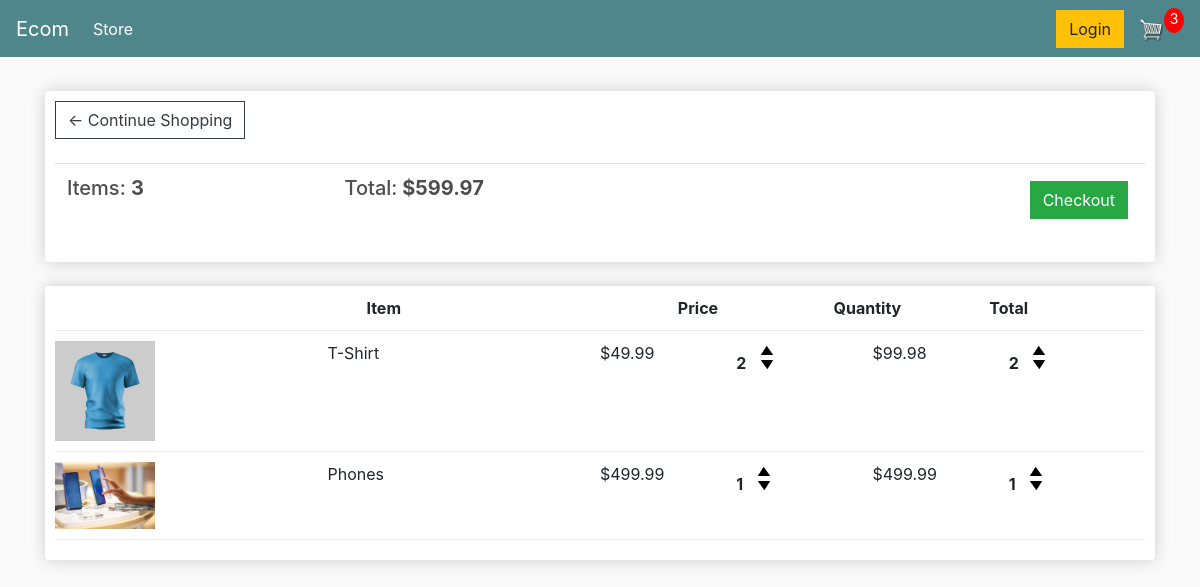
The page /cart/ (signed in) on the database as committed earlier.
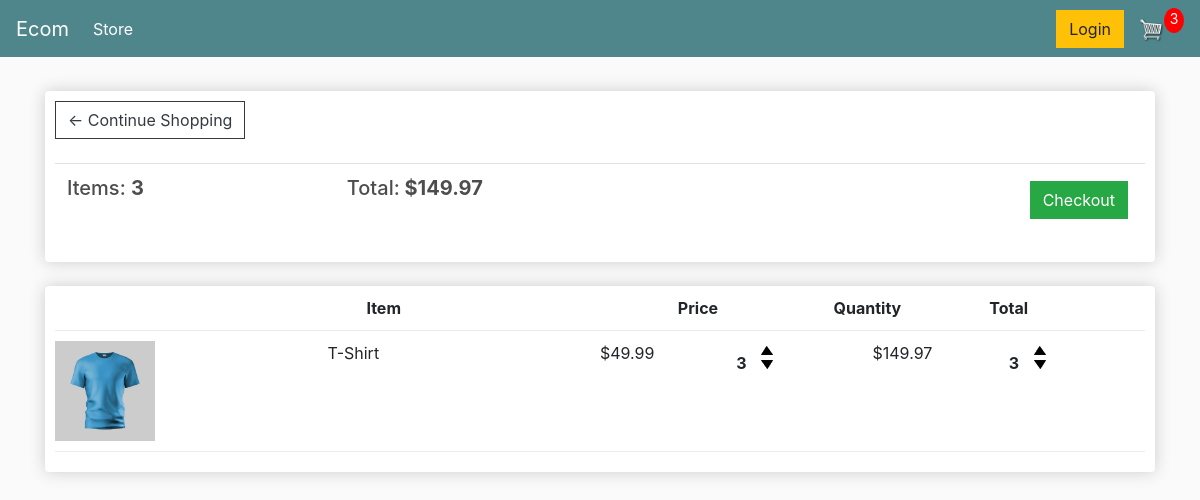
The same page on the database as committed later.
### store/models.py (models this page shows, shortened)
class Order(models.Model):
	customer = models.ForeignKey(Customer, on_delete=models.SET_NULL, null=True, blank=True)
	date_ordered = models.DateTimeField(auto_now_add=True)
	complete = models.BooleanField(default=False)
	transaction_id = models.CharField(max_length=100, null=True)
	@property
	def get_cart_total(self):
		orderitems = self.orderitem_set.all()
		total = sum([item.get_total for item in orderitems])
		return total
	@property
	def get_cart_items(self):
		orderitems = self.orderitem_set.all()
		total = sum([item.quantity for item in orderitems])
		return total

class OrderItem(models.Model):
	product = models.ForeignKey(Product, on_delete=models.SET_NULL, null=True)
	order = models.ForeignKey(Order, on_delete=models.SET_NULL, null=True)
	quantity = models.IntegerField(default=0, null=True, blank=True)
	date_added = models.DateTimeField(auto_now_add=True)
	@property
	def get_total(self):
		total = self.product.price * self.quantity
		return total

class Product(models.Model):
	name = models.CharField(max_length=200)
	price = models.FloatField()
	digital = models.BooleanField(default=False,null=True, blank=True)
	image = models.ImageField(null=True, blank=True)
	@property
	def imageURL(self):
		try:
			url = self.image.url
		except:
			url = ''
		return url

### store/views.py (the view)
# urls.py: path('cart/', views.cart, name="cart"),
def cart(request):
	data = cartData(request)
	cartItems = data['cartItems']
	order = data['order']
	items = data['items']
	context = {'items': items, 'order': order, 'cartItems': cartItems}
	return render(request, 'store/cart.html', context)

### store/utils.py (called while the page is built)
def cartData(request):
	if request.user.is_authenticated:
		customer = request.user.customer
		order, created = Order.objects.get_or_create(customer=customer, complete=False)
		items = order.orderitem_set.all()
		cartItems = order.get_cart_items
	else:
		cookieData = cookieCart(request)
		cartItems = cookieData['cartItems']
		order = cookieData['order']
		items = cookieData['items']
	return {'cartItems':cartItems ,'order':order, 'items':items}

### store/templates/store/cart.html
{% extends 'store/main.html' %}
{% load static %}
{% block content %}
	<div class="row">
		<div class="col-lg-12">
			<div class="box-element">
				<a  class="btn btn-outline-dark" href="{% url 'store' %}">&#x2190; Continue Shopping</a>
				<br>
				<br>
				<table class="table">
					<tr>
						<th><h5>Items: <strong>{{order.get_cart_items}}</strong></h5></th>
						<th><h5>Total:<strong> ${{order.get_cart_total|floatformat:2}}</strong></h5></th>
						<th>
							<a  style="float:right; margin:5px;" class="btn btn-success" href="{% url 'checkout' %}">Checkout</a>
						</th>
					</tr>
				</table>
			</div>
			<br>
			<div class="box-element">
				<div class="cart-row">
					<div style="flex:2"></div>
					<div style="flex:2"><strong>Item</strong></div>
					<div style="flex:1"><strong>Price</strong></div>
					<div style="flex:1"><strong>Quantity</strong></div>
					<div style="flex:1"><strong>Total</strong></div>
				</div>
				{% for item in items %}
				<div class="cart-row">
					<div style="flex:2"><img class="row-image" src="{{item.product.imageURL}}"></div>
					<div style="flex:2"><p>{{item.product.name}}</p></div>
					<div style="flex:1"><p>${{item.product.price|floatformat:2}}</p></div>
					<div style="flex:1">
						<p class="quantity">{{item.quantity}}</p>
						<div class="quantity">
							<img data-product="{{item.product.id}}" data-action="add" class="chg-quantity update-cart" src="{% static  'images/arrow-up.png' %}">
							<img data-product="{{item.product.id}}" data-action="remove" class="chg-quantity update-cart" src="{% static  'images/arrow-down.png' %}">
						</div>
					</div>
					<div style="flex:1"><p>${{item.get_total|floatformat:2}}</p></div>
                    <div style="flex:1">
                        <p class="quantity">{{item.quantity}}</p>
                        <div class="quantity">
                            <img data-product="{{item.product.id}}" data-action="add" class="chg-quantity update-cart" src="{% static  'images/arrow-up.png' %}">
                            <img data-product="{{item.product.id}}" data-action="remove" class="chg-quantity update-cart" src="{% static  'images/arrow-down.png' %}">
                        </div>
                    </div>
                </div>
				{% endfor %}
			</div>
		</div>
	</div>
{% endblock content %}

### store/templates/store/main.html (shortened to what this page needs)
<!DOCTYPE html>
{% load static %}
<html>
<head>
	<link rel="stylesheet" href="https://stackpath.bootstrapcdn.com/bootstrap/4.4.1/css/bootstrap.min.css">
	<link rel="stylesheet" type="text/css" href="{% static 'css/main.css' %}">
</head>
<body>
	<nav class="navbar navbar-expand-lg navbar-dark bg-dark">
	  <a class="navbar-brand" href="{% url 'store' %}">Ecom</a>
	  <div class="collapse navbar-collapse" id="navbarSupportedContent">
	    <ul class="navbar-nav mr-auto">
	      <li class="nav-item active">
	        <a class="nav-link" href="{% url 'store' %}">Store <span class="sr-only">(current)</span></a>
	      </li>
	    </ul>
	    <div class="form-inline my-2 my-lg-0">
	     	<a href="#"class="btn btn-warning">Login</a>
	     	<a href="{% url 'cart' %}">
	    		<img  id="cart-icon" src="{% static 'images/cart.png' %}">
	    	</a>
	    	<p id="cart-total">{{cartItems}}</p>
	    </div>
	  </div>
	</nav>
     <div class="container">
            <br>
            {% block content %}
            {% endblock content %}
         </div>
</body>
</html>

### static/css/main.css (style rules this page uses)
body { background-color: hsl(0, 0%, 98%); }
h1,h2,h3,h4,h5,h6 { color:hsl(0, 0%, 30%); }
.box-element { box-shadow:hsl(0, 0%, 80%) 0 0 16px; background-color: #fff; border-radius: 4px; padding: 10px; }
.bg-dark { background-color: #4f868c!important; }
#cart-icon { width:25px; display: inline-block; margin-left: 15px; }
#cart-total { display: block; text-align: center; color:#fff; background-color: red; width: 20px; height: 25px; border-radius: 50%; font-size: 14px; }
.col-lg-4, .col-lg-6, .col-lg-8, .col-lg-12 { margin-top: 10px; }
.btn { border-radius: 0; }
.row-image { width: 100px; }
.cart-row { display: flex; align-items: flex-stretch; padding-bottom: 10px; margin-bottom: 10px; border-bottom: 1px solid #ececec; }
.quantity { display: inline-block; font-weight: 700; padding-right:10px; }
.chg-quantity { width: 12px; cursor: pointer; display: block; margin-top: 5px; transition:.1s; }

Rows that differ between the two databases and show on the page:
removed OrderItem: product.imageURL (picture), product.name "Phones", product.price "499.99", quantity "1", get_total "499.99"
changed through a linked row, Order: get_cart_total "599.97" → "149.97"
changed OrderItem "T-Shirt": quantity "2" → "3"; get_total "99.98" → "149.97"
